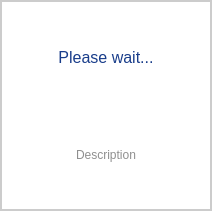
<?xml version="1.0" encoding="UTF-8"?>
<ui version="4.0">
 <class>Form</class>
 <widget class="QWidget" name="Form">
  <property name="windowModality">
   <enum>Qt::ApplicationModal</enum>
  </property>
  <property name="geometry">
   <rect>
    <x>0</x>
    <y>0</y>
    <width>212</width>
    <height>211</height>
   </rect>
  </property>
  <property name="windowTitle">
   <string>Error</string>
  </property>
  <property name="styleSheet">
   <string notr="true">QWidget#Form{
 background:#cccccc;
}
</string>
  </property>
  <layout class="QVBoxLayout" name="verticalLayout" stretch="5">
   <property name="leftMargin">
    <number>2</number>
   </property>
   <property name="topMargin">
    <number>2</number>
   </property>
   <property name="rightMargin">
    <number>2</number>
   </property>
   <property name="bottomMargin">
    <number>2</number>
   </property>
   <item>
    <widget class="QWidget" name="widget" native="true">
     <property name="styleSheet">
      <string notr="true">QWidget#widget{
background-color: white;
/*
border-width:10px;
border-style: solid;
border-color: #AAAAAA;
padding: 5px;
*/
}
</string>
     </property>
     <layout class="QVBoxLayout" name="verticalLayout_2" stretch="6,1,1">
      <item>
       <layout class="QGridLayout" name="gridLayout"/>
      </item>
      <item>
       <widget class="QLabel" name="label">
        <property name="font">
         <font>
          <family>Segoe UI</family>
          <pointsize>12</pointsize>
         </font>
        </property>
        <property name="styleSheet">
         <string notr="true">color: #193d8a;</string>
        </property>
        <property name="text">
         <string>Please wait...</string>
        </property>
        <property name="alignment">
         <set>Qt::AlignCenter</set>
        </property>
       </widget>
      </item>
      <item>
       <widget class="QLabel" name="label_2">
        <property name="styleSheet">
         <string notr="true">color: #8F8F8F;</string>
        </property>
        <property name="text">
         <string>Description</string>
        </property>
        <property name="scaledContents">
         <bool>false</bool>
        </property>
        <property name="alignment">
         <set>Qt::AlignCenter</set>
        </property>
        <property name="wordWrap">
         <bool>true</bool>
        </property>
       </widget>
      </item>
     </layout>
    </widget>
   </item>
  </layout>
 </widget>
 <resources/>
 <connections/>
</ui>
